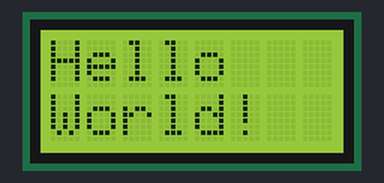
The sketch below on a simulated Arduino Mega 2560, built with avr-gcc and run on an emulated ATmega2560. Shown: 8×2 character LCD.

Above: at 0.1 s.
At 2.1 s:
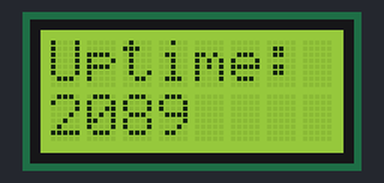
At 6.8 s:
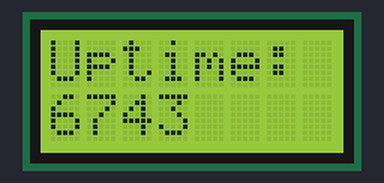
At 11.5 s:
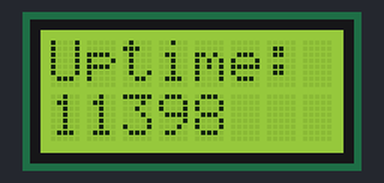
At 20.8 s:
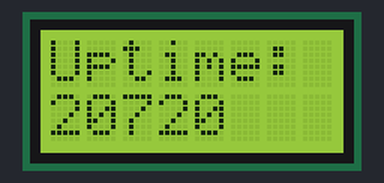
At 39.4 s:
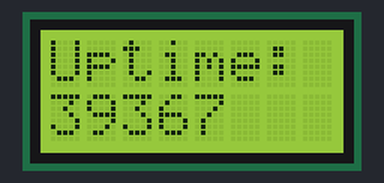

Measured:
- what the display in image 1 shows lasts 0.5 s, from 2.1 s to 2.6 s

The sketch:

StrelaLiquid.ino
```cpp
// Подключим библиотеку для работы с I2C-расширителем портов
#include <Wire.h>
// Подключим библиотеку Strela
#include <Strela.h>
// Подключим библиотеку для работы с LCD-эраном через I2C
#include <LiquidCrystal_I2C.h>

// Создадим объект lcd, который будет выводить текст на экран
LiquidCrystal_I2C lcd(LC_ADDR, LCEN, LCRW, LCRS, LC4, LC5, LC6, LC7);

void setup()
{
  //Инициализация экрана. У нашего экрана 8 символов 2 строки
  lcd.begin(8, 2);
  //Переместим курсор в начало первой стройки (символ 0, строка 0)
  lcd.home();
  //Печатаем строку
  lcd.print("Hello");
  //Переместим строку в начало второй строки (символ 0, строка 1)
  lcd.setCursor(0, 1);
  //Печатаем строку
  lcd.print("World!");
  //Пауза, чтобы успеть насладиться результатом
  delay(2000);
}

void loop()
{
  // Далее будем просто выводить время прошедшее со старта скетча

  //Очищаем экран
  lcd.clear();
  // выставляем курсор в положение 0, 0
  lcd.home();
  // Пишем первую строку
  lcd.print("Uptime:");
  // переместим курсор в начало второй строки
  lcd.setCursor(0, 1);
  // узнаем время прошедшее со старта скетча в миллисекундах
  unsigned long time = millis();
  // и выведем его на экран
  lcd.print(time);
  //Пауза, чтобы успеть насладиться результатом
  delay(500);
}
```
